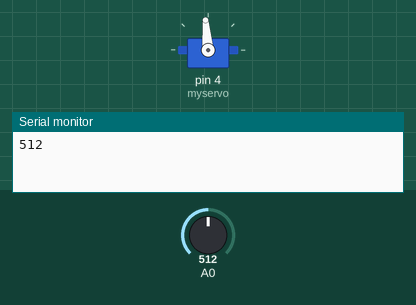
Recording of a sketch running on a simulated Arduino Uno, built with avr-gcc and run on an emulated ATmega328P. Parts: servo, the last lines printed to the serial monitor. The inputs (shaded band) are chosen by the test bench; at power-on: A0 = 512.

Above: at 0.1 s.
At 0.6 s:
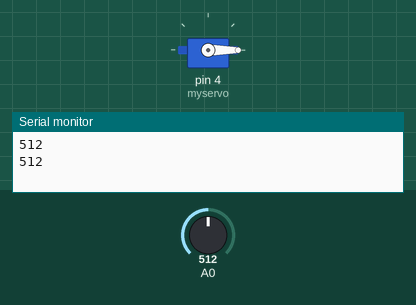
Timing chart, 0 to 2.1 s (numbered marks = the images above):
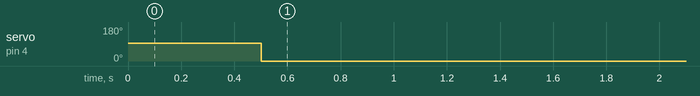

Measured:
- by itself, servo on pin 4 (myservo): 95° → 0° at 0.50 s

The sketch:

Midterm.ino
```cpp
#include <Servo.h>

float voltage = 0;
float  sensor = 0;
float currentC = 0;
int      angle = 0;

Servo myservo;


void setup()
{
  myservo.attach(4);
  myservo.write(95);
  Serial.begin(9600);
}

int calculateservo(float temperature)
{
  float resulta;
  int resultb;
  resulta = -6 * temperature;
  resulta = resulta + 180;
  resultb = int(resulta);
  return resultb;
}
void loop() {
  // read current temperature
  int sensor = analogRead(0);
  Serial.println(sensor);
  delay(500);

  voltage = (sensor * 5000) / 1024;
  voltage = voltage - 500;
  currentC = voltage / 10;

  // display current temperature on servo
  //angle = calculateservo(currentC);

  // angle = sensor;

  // convert temperature to a servo position
  if (sensor > 125)
  {
    myservo.write(0); // set servo to temperature

  } else {
    myservo.write(95);
  }
}
```
